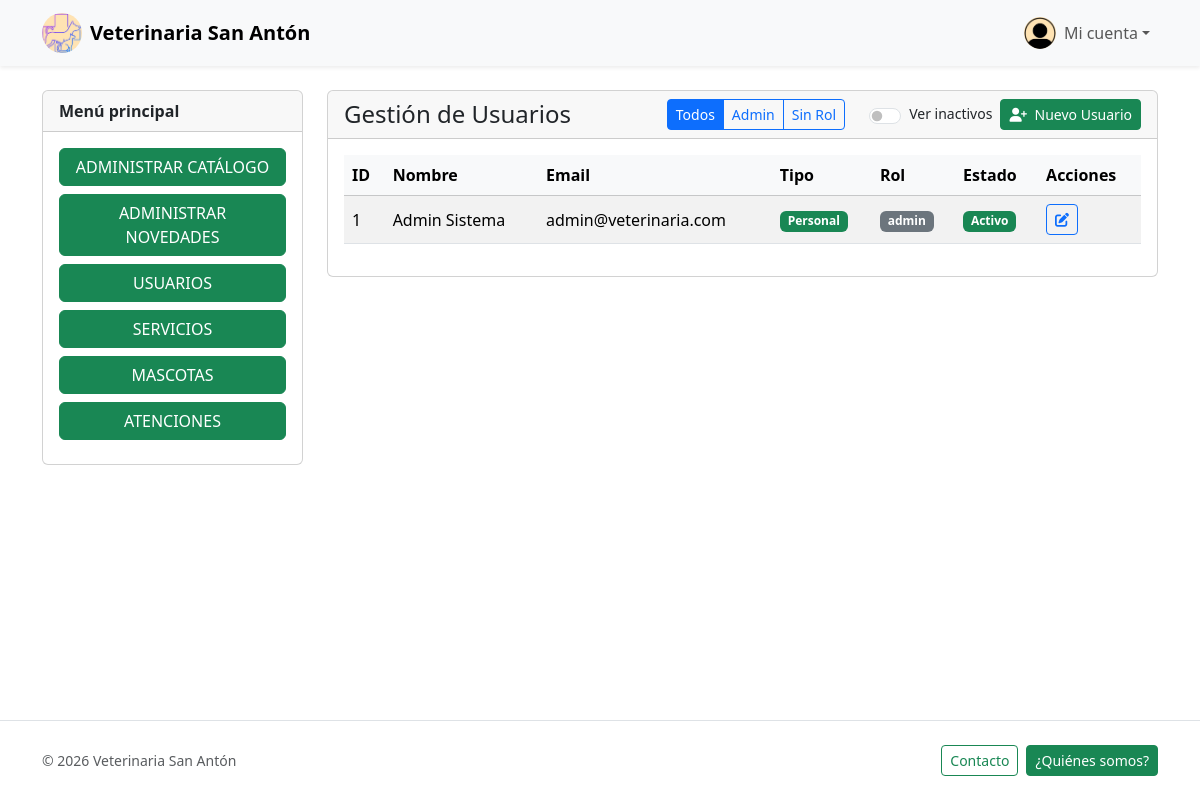
Page /usuarios/index.php (signed in) on the committed database.
### tables this page shows
CREATE TABLE `personal` (
  `id`        INT(11) NOT NULL AUTO_INCREMENT,
  `usuarioId` INT(11) NOT NULL,
  `rolId`     INT(11) NOT NULL,
  `activo`    TINYINT(1) NOT NULL DEFAULT 1,
  PRIMARY KEY (`id`),
  CONSTRAINT `fk_personal_usuario` FOREIGN KEY (`usuarioId`) REFERENCES `usuarios` (`id`) ON DELETE CASCADE,
  CONSTRAINT `fk_personal_rol`     FOREIGN KEY (`rolId`)     REFERENCES `roles`    (`id`) ON DELETE RESTRICT
);

CREATE TABLE `usuarios` (
  `id`                   INT(11)      NOT NULL AUTO_INCREMENT,
  `email`                VARCHAR(200) NOT NULL UNIQUE,
  `nombre`               VARCHAR(100) NOT NULL,
  `apellido`             VARCHAR(100) NOT NULL,
  `clave`                VARCHAR(300) NOT NULL,
  `activo`               TINYINT(1)   NOT NULL DEFAULT 1,
  `token_recuperacion`   TEXT         DEFAULT NULL,
  PRIMARY KEY (`id`)
);

### src/Modules/Usuarios/UsuarioRepository.php (called while the page is built, shortened)
<?php
class UsuarioRepository
{
    public static function getAll($mostrarInactivos = false)
    {
        $db = DB::getConn();
        $filtro_activo = $mostrarInactivos ? "" : "WHERE u.activo = 1";
        $sql = "
            SELECT
                u.id, u.email, u.nombre, u.apellido, u.activo,
                p.id as personal_id, c.id as cliente_id,
                CASE
                    WHEN r.nombre IS NOT NULL THEN r.nombre
                    WHEN c.id IS NOT NULL THEN 'Cliente'
                    ELSE 'Sin Rol'
                END as rol_nombre,
                CASE
                    WHEN p.id IS NOT NULL THEN 'Personal'
                    WHEN c.id IS NOT NULL THEN 'Cliente'
                    ELSE 'Desconocido'
                END as tipo_usuario
            FROM usuarios u
            LEFT JOIN personal p ON p.usuarioId = u.id
            LEFT JOIN clientes c ON c.usuarioId = u.id
            LEFT JOIN roles r ON p.rolId = r.id
            $filtro_activo
            ORDER BY u.id ASC
        ";
        $result = $db->query($sql);
        return $result->fetch_all(MYSQLI_ASSOC);
    }
}

### src/Modules/Usuarios/UsuarioService.php (called while the page is built, shortened)
<?php
class UsuarioService
{
    public static function getAll($mostrarInactivos = false)
    {
        return UsuarioRepository::getAll($mostrarInactivos);
    }
}

### public/usuarios/index.php (the view, shortened to what this page needs)
<?php
include_once __DIR__ . "/../../src/Templates/header.php";
$mostrar_inactivos = isset($_GET['inactivos']) && $_GET['inactivos'] === '1';
$usuarios = UsuarioService::getAll($mostrar_inactivos);
$roles_disponibles = array_unique(array_filter(array_map(function ($u) {
    return $u['rol_nombre'];
}, $usuarios)));
sort($roles_disponibles);
$filtro_rol = $_GET['rol'] ?? 'todos';
?>
<div class="container py-4">
    <div class="row g-4">
        <aside class="col-md-4 col-lg-3 d-none d-md-block">
            <div class="card sticky-top" style="top: 1rem;">
                <div class="card-header fw-semibold">Menú principal</div>
                <div class="card-body d-grid gap-2">
                    <?php include_once __DIR__ . "/../../src/Templates/menu_lateral.php"; ?>
                </div>
            </div>
        </aside>
        <div class="col-12 col-md-8 col-lg-9">
            <div class="card">
                <div class="card-header">
                    <div class="d-flex justify-content-between align-items-center flex-wrap gap-2">
                        <h1 class="h4 mb-0">Gestión de Usuarios</h1>
                        <div class="d-flex gap-2 align-items-center flex-wrap">
                            <div class="btn-group btn-group-sm" role="group">
                                <?php $inactivos_param = $mostrar_inactivos ? '&inactivos=1' : ''; ?>
                                <a href="?rol=todos<?php echo $inactivos_param; ?>" class="btn btn-outline-primary <?php echo $filtro_rol === 'todos' ? 'active' : ''; ?>">Todos</a>
                                <?php foreach ($roles_disponibles as $rol): ?>
                                    <a href="?rol=<?php echo urlencode($rol) . $inactivos_param; ?>"
                                        class="btn btn-outline-primary <?php echo strtolower($filtro_rol) === strtolower($rol) ? 'active' : ''; ?>">
                                        <?php echo ucfirst(htmlspecialchars($rol)); ?>
                                    </a>
                                <?php endforeach; ?>
                                <a href="?rol=sin_rol<?php echo $inactivos_param; ?>" class="btn btn-outline-primary <?php echo $filtro_rol === 'sin_rol' ? 'active' : ''; ?>">Sin Rol</a>
                            </div>
                            <div class="form-check form-switch ms-3 d-flex align-items-center text-dark">
                                <input class="form-check-input me-2" type="checkbox" id="mostrarInactivos"
                                    <?php echo $mostrar_inactivos ? 'checked' : ''; ?>
                                    onchange="window.location.href='?rol=<?php echo $filtro_rol; ?>&inactivos=' + (this.checked ? '1' : '0')">
                                <label class="form-check-label small" for="mostrarInactivos">Ver inactivos</label>
                            </div>
                            <a href="crear.php" class="btn btn-success btn-sm">
                                <i class="fas fa-user-plus me-1"></i> Nuevo Usuario
                            </a>
                        </div>
                    </div>
                </div>
                <div class="card-body">
                    <?php if (empty($usuarios)): ?>
                        <div class="alert alert-info">No hay usuarios registrados.</div>
                    <?php else: ?>
                        <div class="table-responsive">
                            <table class="table table-hover table-striped align-middle">
                                <thead class="table-light">
                                    <tr>
                                        <th>ID</th>
                                        <th>Nombre</th>
                                        <th>Email</th>
                                        <th>Tipo</th>
                                        <th>Rol</th>
                                        <th>Estado</th>
                                        <th>Acciones</th>
                                    </tr>
                                </thead>
                                <tbody class="text-dark">
                                    <?php foreach ($usuarios as $usuario): ?>
                                        <tr>
                                            <td><?php echo $usuario['id']; ?></td>
                                            <td><?php echo htmlspecialchars($usuario['nombre'] . ' ' . $usuario['apellido']); ?></td>
                                            <td><?php echo htmlspecialchars($usuario['email']); ?></td>
                                            <td>
                                                <span class="badge bg-<?php echo $usuario['tipo_usuario'] === 'Cliente' ? 'info' : 'success'; ?>">
                                                    <?php echo $usuario['tipo_usuario']; ?>
                                                </span>
                                            </td>
                                            <td>
                                                <?php if ($usuario['rol_nombre']): ?>
                                                    <span class="badge bg-secondary"><?php echo htmlspecialchars($usuario['rol_nombre']); ?></span>
                                                <?php else: ?>
                                                    <span class="text-muted">-</span>
                                                <?php endif; ?>
                                            </td>
                                            <td>
                                                <span class="badge bg-<?php echo $usuario['activo'] ? 'success' : 'secondary'; ?>">
                                                    <?php echo $usuario['activo'] ? 'Activo' : 'Inactivo'; ?>
                                                </span>
                                            </td>
                                            <td>
                                                <div class="btn-group btn-group-sm">
                                                    <a href="editar.php?id=<?php echo $usuario['id']; ?>"
                                                        class="btn btn-outline-primary"
                                                        title="Editar usuario">
                                                        <i class="fas fa-edit"></i>
                                                    </a>
                                                </div>
                                            </td>
                                        </tr>
                                    <?php endforeach; ?>
                                </tbody>
                            </table>
                        </div>
                    <?php endif; ?>
                </div>
            </div>
        </div>
    </div>
</div>
<?php
include_once __DIR__ . "/../../src/Templates/footer.php";
?>

### public/css/style.css (style rules this page uses)
:root { --brand-green: #198754; }
html, body { height: 100%; }
body { display: flex; flex-direction: column; }

### rows in the picture
personal: rol "Admin", usuarioId "1", usuarioId.apellido "Admin Sistema", usuarioId.email "admin@veterinaria.com", tipo_usuario "Personal", rol_nombre "admin"
